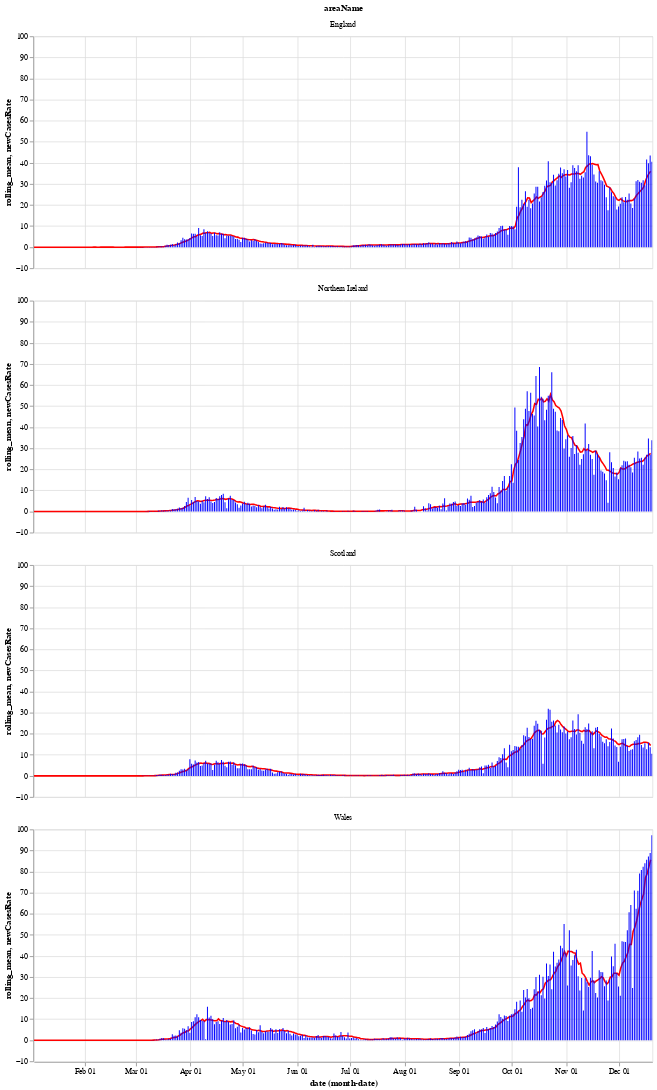

Notebook code cell kept with this figure:
### Markdown cell above
Next is a bar chart of the number of new cases in each country (per 100k population), with the 7 day moving average of cases. Again we see that Wales saw a longer period of raising and falling cases compared to the other countries.

After a period of cases falling, each nation is now seeing a rise in the number of cases - especially in Wales.

### Code cell
# collapse
bars = alt.Chart(uk_cases).mark_bar().encode(
    x="monthdate(date):T",
    y="newCasesRate:Q",
    tooltip='newCasesRate',
    color=alt.condition(
        alt.datum.dailyChange > 0,
        alt.value("orange"),  # The positive color
        alt.value("blue")  # The negative color
    )
).properties(width=800).interactive()
line = alt.Chart(uk_cases).mark_line(
    color='red',
    size=2,
).transform_window(
    rolling_mean='mean(newCasesRate)',
    frame=[0, 7],
    groupby=['areaName']
).encode(
    x='monthdate(date):T',
    y='rolling_mean:Q'
)
alt.layer(line, bars, data=uk_cases).facet(alt.Row('areaName'), columns=1)

### Figure 1 — Vega-Lite specification as saved in the notebook (floating-point values rounded to 4 significant figures; data arrays with more than 128 entries replaced by an {"elided": "..."} marker saying what was removed)
{"config": {"view": {"continuousWidth": 400, "continuousHeight": 300}}, "data": {"name": "data-7f59dfde462186178257e61d0f1ce168"}, "facet": {"type": "nominal", "field": "areaName"}, "spec": {"layer": [{"mark": {"type": "line", "color": "red", "size": 2}, "encoding": {"x": {"type": "temporal", "field": "date", "timeUnit": "monthdate"}, "y": {"type": "quantitative", "field": "rolling_mean"}}, "transform": [{"window": [{"op": "mean", "field": "newCasesRate", "as": "rolling_mean"}], "frame": [0, 7], "groupby": ["areaName"]}]}, {"mark": "bar", "encoding": {"color": {"condition": {"value": "orange", "test": "(datum.dailyChange > 0)"}, "value": "blue"}, "tooltip": {"type": "quantitative", "field": "newCasesRate"}, "x": {"type": "temporal", "field": "date", "timeUnit": "monthdate"}, "y": {"type": "quantitative", "field": "newCasesRate"}}, "selection": {"selector002": {"type": "interval", "bind": "scales", "encodings": ["x", "y"]}}, "width": 800}]}, "columns": 1, "$schema": "https://vega.github.io/schema/vega-lite/v4.8.1.json", "datasets": {"data-7f59dfde462186178257e61d0f1ce168": {"elided": "1408 records"}}}
